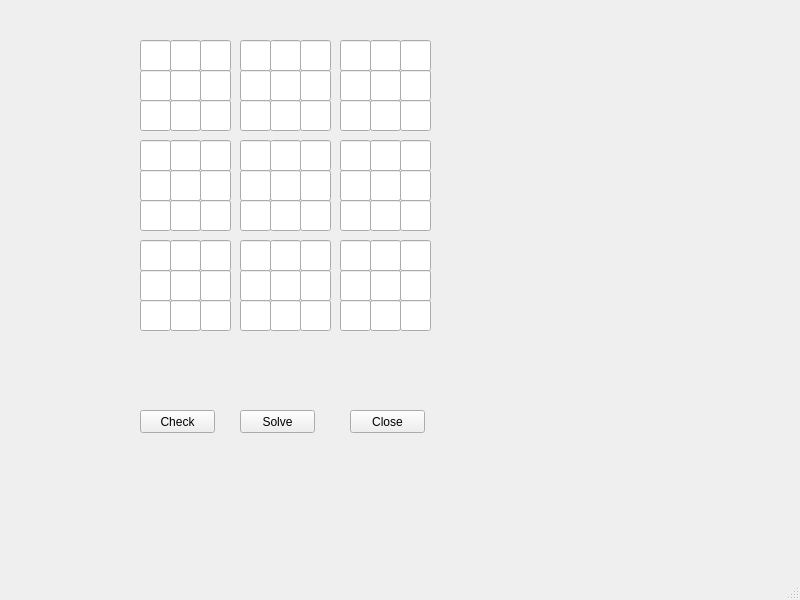
<?xml version="1.0" encoding="UTF-8"?>
<ui version="4.0">
 <class>MainWindow</class>
 <widget class="QMainWindow" name="MainWindow">
  <property name="geometry">
   <rect>
    <x>0</x>
    <y>0</y>
    <width>800</width>
    <height>600</height>
   </rect>
  </property>
  <property name="windowTitle">
   <string>MainWindow</string>
  </property>
  <widget class="QWidget" name="centralwidget">
   <widget class="QLineEdit" name="field_0_0">
    <property name="geometry">
     <rect>
      <x>140</x>
      <y>40</y>
      <width>31</width>
      <height>31</height>
     </rect>
    </property>
    <property name="autoFillBackground">
     <bool>false</bool>
    </property>
    <property name="inputMethodHints">
     <set>Qt::ImhNone</set>
    </property>
    <property name="alignment">
     <set>Qt::AlignCenter</set>
    </property>
   </widget>
   <widget class="QLineEdit" name="field_0_1">
    <property name="geometry">
     <rect>
      <x>170</x>
      <y>40</y>
      <width>31</width>
      <height>31</height>
     </rect>
    </property>
    <property name="alignment">
     <set>Qt::AlignCenter</set>
    </property>
   </widget>
   <widget class="QLineEdit" name="field_0_2">
    <property name="geometry">
     <rect>
      <x>200</x>
      <y>40</y>
      <width>31</width>
      <height>31</height>
     </rect>
    </property>
    <property name="alignment">
     <set>Qt::AlignCenter</set>
    </property>
   </widget>
   <widget class="QLineEdit" name="field_0_3">
    <property name="geometry">
     <rect>
      <x>240</x>
      <y>40</y>
      <width>31</width>
      <height>31</height>
     </rect>
    </property>
    <property name="alignment">
     <set>Qt::AlignCenter</set>
    </property>
   </widget>
   <widget class="QLineEdit" name="field_1_0">
    <property name="geometry">
     <rect>
      <x>140</x>
      <y>70</y>
      <width>31</width>
      <height>31</height>
     </rect>
    </property>
    <property name="alignment">
     <set>Qt::AlignCenter</set>
    </property>
   </widget>
   <widget class="QLineEdit" name="field_2_0">
    <property name="geometry">
     <rect>
      <x>140</x>
      <y>100</y>
      <width>31</width>
      <height>31</height>
     </rect>
    </property>
    <property name="alignment">
     <set>Qt::AlignCenter</set>
    </property>
   </widget>
   <widget class="QLineEdit" name="field_1_1">
    <property name="geometry">
     <rect>
      <x>170</x>
      <y>70</y>
      <width>31</width>
      <height>31</height>
     </rect>
    </property>
    <property name="alignment">
     <set>Qt::AlignCenter</set>
    </property>
   </widget>
   <widget class="QLineEdit" name="field_2_1">
    <property name="geometry">
     <rect>
      <x>170</x>
      <y>100</y>
      <width>31</width>
      <height>31</height>
     </rect>
    </property>
    <property name="alignment">
     <set>Qt::AlignCenter</set>
    </property>
   </widget>
   <widget class="QLineEdit" name="field_1_2">
    <property name="geometry">
     <rect>
      <x>200</x>
      <y>70</y>
      <width>31</width>
      <height>31</height>
     </rect>
    </property>
    <property name="alignment">
     <set>Qt::AlignCenter</set>
    </property>
   </widget>
   <widget class="QLineEdit" name="field_2_2">
    <property name="geometry">
     <rect>
      <x>200</x>
      <y>100</y>
      <width>31</width>
      <height>31</height>
     </rect>
    </property>
    <property name="alignment">
     <set>Qt::AlignCenter</set>
    </property>
   </widget>
   <widget class="QLineEdit" name="field_1_3">
    <property name="geometry">
     <rect>
      <x>240</x>
      <y>70</y>
      <width>31</width>
      <height>31</height>
     </rect>
    </property>
    <property name="alignment">
     <set>Qt::AlignCenter</set>
    </property>
   </widget>
   <widget class="QLineEdit" name="field_2_3">
    <property name="geometry">
     <rect>
      <x>240</x>
      <y>100</y>
      <width>31</width>
      <height>31</height>
     </rect>
    </property>
    <property name="alignment">
     <set>Qt::AlignCenter</set>
    </property>
   </widget>
   <widget class="QLineEdit" name="field_3_3">
    <property name="geometry">
     <rect>
      <x>240</x>
      <y>140</y>
      <width>31</width>
      <height>31</height>
     </rect>
    </property>
    <property name="alignment">
     <set>Qt::AlignCenter</set>
    </property>
   </widget>
   <widget class="QLineEdit" name="field_3_0">
    <property name="geometry">
     <rect>
      <x>140</x>
      <y>140</y>
      <width>31</width>
      <height>31</height>
     </rect>
    </property>
    <property name="alignment">
     <set>Qt::AlignCenter</set>
    </property>
   </widget>
   <widget class="QLineEdit" name="field_3_1">
    <property name="geometry">
     <rect>
      <x>170</x>
      <y>140</y>
      <width>31</width>
      <height>31</height>
     </rect>
    </property>
    <property name="alignment">
     <set>Qt::AlignCenter</set>
    </property>
   </widget>
   <widget class="QLineEdit" name="field_3_2">
    <property name="geometry">
     <rect>
      <x>200</x>
      <y>140</y>
      <width>31</width>
      <height>31</height>
     </rect>
    </property>
    <property name="alignment">
     <set>Qt::AlignCenter</set>
    </property>
   </widget>
   <widget class="QLineEdit" name="field_4_0">
    <property name="geometry">
     <rect>
      <x>140</x>
      <y>170</y>
      <width>31</width>
      <height>31</height>
     </rect>
    </property>
    <property name="alignment">
     <set>Qt::AlignCenter</set>
    </property>
   </widget>
   <widget class="QLineEdit" name="field_5_0">
    <property name="geometry">
     <rect>
      <x>140</x>
      <y>200</y>
      <width>31</width>
      <height>31</height>
     </rect>
    </property>
    <property name="alignment">
     <set>Qt::AlignCenter</set>
    </property>
   </widget>
   <widget class="QLineEdit" name="field_6_0">
    <property name="geometry">
     <rect>
      <x>140</x>
      <y>240</y>
      <width>31</width>
      <height>31</height>
     </rect>
    </property>
    <property name="alignment">
     <set>Qt::AlignCenter</set>
    </property>
   </widget>
   <widget class="QLineEdit" name="field_7_0">
    <property name="geometry">
     <rect>
      <x>140</x>
      <y>270</y>
      <width>31</width>
      <height>31</height>
     </rect>
    </property>
    <property name="alignment">
     <set>Qt::AlignCenter</set>
    </property>
   </widget>
   <widget class="QLineEdit" name="field_8_0">
    <property name="geometry">
     <rect>
      <x>140</x>
      <y>300</y>
      <width>31</width>
      <height>31</height>
     </rect>
    </property>
    <property name="alignment">
     <set>Qt::AlignCenter</set>
    </property>
   </widget>
   <widget class="QLineEdit" name="field_4_1">
    <property name="geometry">
     <rect>
      <x>170</x>
      <y>170</y>
      <width>31</width>
      <height>31</height>
     </rect>
    </property>
    <property name="alignment">
     <set>Qt::AlignCenter</set>
    </property>
   </widget>
   <widget class="QLineEdit" name="field_5_1">
    <property name="geometry">
     <rect>
      <x>170</x>
      <y>200</y>
      <width>31</width>
      <height>31</height>
     </rect>
    </property>
    <property name="alignment">
     <set>Qt::AlignCenter</set>
    </property>
   </widget>
   <widget class="QLineEdit" name="field_6_1">
    <property name="geometry">
     <rect>
      <x>170</x>
      <y>240</y>
      <width>31</width>
      <height>31</height>
     </rect>
    </property>
    <property name="alignment">
     <set>Qt::AlignCenter</set>
    </property>
   </widget>
   <widget class="QLineEdit" name="field_7_1">
    <property name="geometry">
     <rect>
      <x>170</x>
      <y>270</y>
      <width>31</width>
      <height>31</height>
     </rect>
    </property>
    <property name="alignment">
     <set>Qt::AlignCenter</set>
    </property>
   </widget>
   <widget class="QLineEdit" name="field_8_1">
    <property name="geometry">
     <rect>
      <x>170</x>
      <y>300</y>
      <width>31</width>
      <height>31</height>
     </rect>
    </property>
    <property name="alignment">
     <set>Qt::AlignCenter</set>
    </property>
   </widget>
   <widget class="QLineEdit" name="field_4_2">
    <property name="geometry">
     <rect>
      <x>200</x>
      <y>170</y>
      <width>31</width>
      <height>31</height>
     </rect>
    </property>
    <property name="alignment">
     <set>Qt::AlignCenter</set>
    </property>
   </widget>
   <widget class="QLineEdit" name="field_5_2">
    <property name="geometry">
     <rect>
      <x>200</x>
      <y>200</y>
      <width>31</width>
      <height>31</height>
     </rect>
    </property>
    <property name="alignment">
     <set>Qt::AlignCenter</set>
    </property>
   </widget>
   <widget class="QLineEdit" name="field_6_2">
    <property name="geometry">
     <rect>
      <x>200</x>
      <y>240</y>
      <width>31</width>
      <height>31</height>
     </rect>
    </property>
    <property name="alignment">
     <set>Qt::AlignCenter</set>
    </property>
   </widget>
   <widget class="QLineEdit" name="field_7_2">
    <property name="geometry">
     <rect>
      <x>200</x>
      <y>270</y>
      <width>31</width>
      <height>31</height>
     </rect>
    </property>
    <property name="alignment">
     <set>Qt::AlignCenter</set>
    </property>
   </widget>
   <widget class="QLineEdit" name="field_8_2">
    <property name="geometry">
     <rect>
      <x>200</x>
      <y>300</y>
      <width>31</width>
      <height>31</height>
     </rect>
    </property>
    <property name="alignment">
     <set>Qt::AlignCenter</set>
    </property>
   </widget>
   <widget class="QLineEdit" name="field_4_3">
    <property name="geometry">
     <rect>
      <x>240</x>
      <y>170</y>
      <width>31</width>
      <height>31</height>
     </rect>
    </property>
    <property name="alignment">
     <set>Qt::AlignCenter</set>
    </property>
   </widget>
   <widget class="QLineEdit" name="field_5_3">
    <property name="geometry">
     <rect>
      <x>240</x>
      <y>200</y>
      <width>31</width>
      <height>31</height>
     </rect>
    </property>
    <property name="alignment">
     <set>Qt::AlignCenter</set>
    </property>
   </widget>
   <widget class="QLineEdit" name="field_6_3">
    <property name="geometry">
     <rect>
      <x>240</x>
      <y>240</y>
      <width>31</width>
      <height>31</height>
     </rect>
    </property>
    <property name="alignment">
     <set>Qt::AlignCenter</set>
    </property>
   </widget>
   <widget class="QLineEdit" name="field_7_3">
    <property name="geometry">
     <rect>
      <x>240</x>
      <y>270</y>
      <width>31</width>
      <height>31</height>
     </rect>
    </property>
    <property name="alignment">
     <set>Qt::AlignCenter</set>
    </property>
   </widget>
   <widget class="QLineEdit" name="field_8_3">
    <property name="geometry">
     <rect>
      <x>240</x>
      <y>300</y>
      <width>31</width>
      <height>31</height>
     </rect>
    </property>
    <property name="alignment">
     <set>Qt::AlignCenter</set>
    </property>
   </widget>
   <widget class="QLineEdit" name="field_0_4">
    <property name="geometry">
     <rect>
      <x>270</x>
      <y>40</y>
      <width>31</width>
      <height>31</height>
     </rect>
    </property>
    <property name="alignment">
     <set>Qt::AlignCenter</set>
    </property>
   </widget>
   <widget class="QLineEdit" name="field_1_4">
    <property name="geometry">
     <rect>
      <x>270</x>
      <y>70</y>
      <width>31</width>
      <height>31</height>
     </rect>
    </property>
    <property name="alignment">
     <set>Qt::AlignCenter</set>
    </property>
   </widget>
   <widget class="QLineEdit" name="field_2_4">
    <property name="geometry">
     <rect>
      <x>270</x>
      <y>100</y>
      <width>31</width>
      <height>31</height>
     </rect>
    </property>
    <property name="alignment">
     <set>Qt::AlignCenter</set>
    </property>
   </widget>
   <widget class="QLineEdit" name="field_3_4">
    <property name="geometry">
     <rect>
      <x>270</x>
      <y>140</y>
      <width>31</width>
      <height>31</height>
     </rect>
    </property>
    <property name="alignment">
     <set>Qt::AlignCenter</set>
    </property>
   </widget>
   <widget class="QLineEdit" name="field_4_4">
    <property name="geometry">
     <rect>
      <x>270</x>
      <y>170</y>
      <width>31</width>
      <height>31</height>
     </rect>
    </property>
    <property name="alignment">
     <set>Qt::AlignCenter</set>
    </property>
   </widget>
   <widget class="QLineEdit" name="field_5_4">
    <property name="geometry">
     <rect>
      <x>270</x>
      <y>200</y>
      <width>31</width>
      <height>31</height>
     </rect>
    </property>
    <property name="alignment">
     <set>Qt::AlignCenter</set>
    </property>
   </widget>
   <widget class="QLineEdit" name="field_6_4">
    <property name="geometry">
     <rect>
      <x>270</x>
      <y>240</y>
      <width>31</width>
      <height>31</height>
     </rect>
    </property>
    <property name="alignment">
     <set>Qt::AlignCenter</set>
    </property>
   </widget>
   <widget class="QLineEdit" name="field_7_4">
    <property name="geometry">
     <rect>
      <x>270</x>
      <y>270</y>
      <width>31</width>
      <height>31</height>
     </rect>
    </property>
    <property name="alignment">
     <set>Qt::AlignCenter</set>
    </property>
   </widget>
   <widget class="QLineEdit" name="field_8_4">
    <property name="geometry">
     <rect>
      <x>270</x>
      <y>300</y>
      <width>31</width>
      <height>31</height>
     </rect>
    </property>
    <property name="alignment">
     <set>Qt::AlignCenter</set>
    </property>
   </widget>
   <widget class="QLineEdit" name="field_0_5">
    <property name="geometry">
     <rect>
      <x>300</x>
      <y>40</y>
      <width>31</width>
      <height>31</height>
     </rect>
    </property>
    <property name="alignment">
     <set>Qt::AlignCenter</set>
    </property>
   </widget>
   <widget class="QLineEdit" name="field_1_5">
    <property name="geometry">
     <rect>
      <x>300</x>
      <y>70</y>
      <width>31</width>
      <height>31</height>
     </rect>
    </property>
    <property name="alignment">
     <set>Qt::AlignCenter</set>
    </property>
   </widget>
   <widget class="QLineEdit" name="field_2_5">
    <property name="geometry">
     <rect>
      <x>300</x>
      <y>100</y>
      <width>31</width>
      <height>31</height>
     </rect>
    </property>
    <property name="alignment">
     <set>Qt::AlignCenter</set>
    </property>
   </widget>
   <widget class="QLineEdit" name="field_3_5">
    <property name="geometry">
     <rect>
      <x>300</x>
      <y>140</y>
      <width>31</width>
      <height>31</height>
     </rect>
    </property>
    <property name="alignment">
     <set>Qt::AlignCenter</set>
    </property>
   </widget>
   <widget class="QLineEdit" name="field_4_5">
    <property name="geometry">
     <rect>
      <x>300</x>
      <y>170</y>
      <width>31</width>
      <height>31</height>
     </rect>
    </property>
    <property name="alignment">
     <set>Qt::AlignCenter</set>
    </property>
   </widget>
   <widget class="QLineEdit" name="field_5_5">
    <property name="geometry">
     <rect>
      <x>300</x>
      <y>200</y>
      <width>31</width>
      <height>31</height>
     </rect>
    </property>
    <property name="alignment">
     <set>Qt::AlignCenter</set>
    </property>
   </widget>
   <widget class="QLineEdit" name="field_6_5">
    <property name="geometry">
     <rect>
      <x>300</x>
      <y>240</y>
      <width>31</width>
      <height>31</height>
     </rect>
    </property>
    <property name="alignment">
     <set>Qt::AlignCenter</set>
    </property>
   </widget>
   <widget class="QLineEdit" name="field_7_5">
    <property name="geometry">
     <rect>
      <x>300</x>
      <y>270</y>
      <width>31</width>
      <height>31</height>
     </rect>
    </property>
    <property name="alignment">
     <set>Qt::AlignCenter</set>
    </property>
   </widget>
   <widget class="QLineEdit" name="field_8_5">
    <property name="geometry">
     <rect>
      <x>300</x>
      <y>300</y>
      <width>31</width>
      <height>31</height>
     </rect>
    </property>
    <property name="alignment">
     <set>Qt::AlignCenter</set>
    </property>
   </widget>
   <widget class="QLineEdit" name="field_0_6">
    <property name="geometry">
     <rect>
      <x>340</x>
      <y>40</y>
      <width>31</width>
      <height>31</height>
     </rect>
    </property>
    <property name="alignment">
     <set>Qt::AlignCenter</set>
    </property>
   </widget>
   <widget class="QLineEdit" name="field_1_6">
    <property name="geometry">
     <rect>
      <x>340</x>
      <y>70</y>
      <width>31</width>
      <height>31</height>
     </rect>
    </property>
    <property name="alignment">
     <set>Qt::AlignCenter</set>
    </property>
   </widget>
   <widget class="QLineEdit" name="field_2_6">
    <property name="geometry">
     <rect>
      <x>340</x>
      <y>100</y>
      <width>31</width>
      <height>31</height>
     </rect>
    </property>
    <property name="alignment">
     <set>Qt::AlignCenter</set>
    </property>
   </widget>
   <widget class="QLineEdit" name="field_3_6">
    <property name="geometry">
     <rect>
      <x>340</x>
      <y>140</y>
      <width>31</width>
      <height>31</height>
     </rect>
    </property>
    <property name="alignment">
     <set>Qt::AlignCenter</set>
    </property>
   </widget>
   <widget class="QLineEdit" name="field_4_6">
    <property name="geometry">
     <rect>
      <x>340</x>
      <y>170</y>
      <width>31</width>
      <height>31</height>
     </rect>
    </property>
    <property name="alignment">
     <set>Qt::AlignCenter</set>
    </property>
   </widget>
   <widget class="QLineEdit" name="field_5_6">
    <property name="geometry">
     <rect>
      <x>340</x>
      <y>200</y>
      <width>31</width>
      <height>31</height>
     </rect>
    </property>
    <property name="alignment">
     <set>Qt::AlignCenter</set>
    </property>
   </widget>
   <widget class="QLineEdit" name="field_6_6">
    <property name="geometry">
     <rect>
      <x>340</x>
      <y>240</y>
      <width>31</width>
      <height>31</height>
     </rect>
    </property>
    <property name="alignment">
     <set>Qt::AlignCenter</set>
    </property>
   </widget>
   <widget class="QLineEdit" name="field_7_6">
    <property name="geometry">
     <rect>
      <x>340</x>
      <y>270</y>
      <width>31</width>
      <height>31</height>
     </rect>
    </property>
    <property name="alignment">
     <set>Qt::AlignCenter</set>
    </property>
   </widget>
   <widget class="QLineEdit" name="field_8_6">
    <property name="geometry">
     <rect>
      <x>340</x>
      <y>300</y>
      <width>31</width>
      <height>31</height>
     </rect>
    </property>
    <property name="alignment">
     <set>Qt::AlignCenter</set>
    </property>
   </widget>
   <widget class="QLineEdit" name="field_0_7">
    <property name="geometry">
     <rect>
      <x>370</x>
      <y>40</y>
      <width>31</width>
      <height>31</height>
     </rect>
    </property>
    <property name="alignment">
     <set>Qt::AlignCenter</set>
    </property>
   </widget>
   <widget class="QLineEdit" name="field_1_7">
    <property name="geometry">
     <rect>
      <x>370</x>
      <y>70</y>
      <width>31</width>
      <height>31</height>
     </rect>
    </property>
    <property name="alignment">
     <set>Qt::AlignCenter</set>
    </property>
   </widget>
   <widget class="QLineEdit" name="field_2_7">
    <property name="geometry">
     <rect>
      <x>370</x>
      <y>100</y>
      <width>31</width>
      <height>31</height>
     </rect>
    </property>
    <property name="alignment">
     <set>Qt::AlignCenter</set>
    </property>
   </widget>
   <widget class="QLineEdit" name="field_3_7">
    <property name="geometry">
     <rect>
      <x>370</x>
      <y>140</y>
      <width>31</width>
      <height>31</height>
     </rect>
    </property>
    <property name="alignment">
     <set>Qt::AlignCenter</set>
    </property>
   </widget>
   <widget class="QLineEdit" name="field_4_7">
    <property name="geometry">
     <rect>
      <x>370</x>
      <y>170</y>
      <width>31</width>
      <height>31</height>
     </rect>
    </property>
    <property name="alignment">
     <set>Qt::AlignCenter</set>
    </property>
   </widget>
   <widget class="QLineEdit" name="field_5_7">
    <property name="geometry">
     <rect>
      <x>370</x>
      <y>200</y>
      <width>31</width>
      <height>31</height>
     </rect>
    </property>
    <property name="alignment">
     <set>Qt::AlignCenter</set>
    </property>
   </widget>
   <widget class="QLineEdit" name="field_6_7">
    <property name="geometry">
     <rect>
      <x>370</x>
      <y>240</y>
      <width>31</width>
      <height>31</height>
     </rect>
    </property>
    <property name="alignment">
     <set>Qt::AlignCenter</set>
    </property>
   </widget>
   <widget class="QLineEdit" name="field_7_7">
    <property name="geometry">
     <rect>
      <x>370</x>
      <y>270</y>
      <width>31</width>
      <height>31</height>
     </rect>
    </property>
    <property name="alignment">
     <set>Qt::AlignCenter</set>
    </property>
   </widget>
   <widget class="QLineEdit" name="field_8_7">
    <property name="geometry">
     <rect>
      <x>370</x>
      <y>300</y>
      <width>31</width>
      <height>31</height>
     </rect>
    </property>
    <property name="alignment">
     <set>Qt::AlignCenter</set>
    </property>
   </widget>
   <widget class="QLineEdit" name="field_0_8">
    <property name="geometry">
     <rect>
      <x>400</x>
      <y>40</y>
      <width>31</width>
      <height>31</height>
     </rect>
    </property>
    <property name="alignment">
     <set>Qt::AlignCenter</set>
    </property>
   </widget>
   <widget class="QLineEdit" name="field_1_8">
    <property name="geometry">
     <rect>
      <x>400</x>
      <y>70</y>
      <width>31</width>
      <height>31</height>
     </rect>
    </property>
    <property name="alignment">
     <set>Qt::AlignCenter</set>
    </property>
   </widget>
   <widget class="QLineEdit" name="field_2_8">
    <property name="geometry">
     <rect>
      <x>400</x>
      <y>100</y>
      <width>31</width>
      <height>31</height>
     </rect>
    </property>
    <property name="alignment">
     <set>Qt::AlignCenter</set>
    </property>
   </widget>
   <widget class="QLineEdit" name="field_3_8">
    <property name="geometry">
     <rect>
      <x>400</x>
      <y>140</y>
      <width>31</width>
      <height>31</height>
     </rect>
    </property>
    <property name="alignment">
     <set>Qt::AlignCenter</set>
    </property>
   </widget>
   <widget class="QLineEdit" name="field_4_8">
    <property name="geometry">
     <rect>
      <x>400</x>
      <y>170</y>
      <width>31</width>
      <height>31</height>
     </rect>
    </property>
    <property name="alignment">
     <set>Qt::AlignCenter</set>
    </property>
   </widget>
   <widget class="QLineEdit" name="field_5_8">
    <property name="geometry">
     <rect>
      <x>400</x>
      <y>200</y>
      <width>31</width>
      <height>31</height>
     </rect>
    </property>
    <property name="alignment">
     <set>Qt::AlignCenter</set>
    </property>
   </widget>
   <widget class="QLineEdit" name="field_6_8">
    <property name="geometry">
     <rect>
      <x>400</x>
      <y>240</y>
      <width>31</width>
      <height>31</height>
     </rect>
    </property>
    <property name="alignment">
     <set>Qt::AlignCenter</set>
    </property>
   </widget>
   <widget class="QLineEdit" name="field_7_8">
    <property name="geometry">
     <rect>
      <x>400</x>
      <y>270</y>
      <width>31</width>
      <height>31</height>
     </rect>
    </property>
    <property name="alignment">
     <set>Qt::AlignCenter</set>
    </property>
   </widget>
   <widget class="QLineEdit" name="field_8_8">
    <property name="geometry">
     <rect>
      <x>400</x>
      <y>300</y>
      <width>31</width>
      <height>31</height>
     </rect>
    </property>
    <property name="alignment">
     <set>Qt::AlignCenter</set>
    </property>
   </widget>
   <widget class="QPushButton" name="closebtn">
    <property name="geometry">
     <rect>
      <x>350</x>
      <y>410</y>
      <width>75</width>
      <height>23</height>
     </rect>
    </property>
    <property name="text">
     <string>Close</string>
    </property>
   </widget>
   <widget class="QPushButton" name="solve">
    <property name="geometry">
     <rect>
      <x>240</x>
      <y>410</y>
      <width>75</width>
      <height>23</height>
     </rect>
    </property>
    <property name="text">
     <string>Solve</string>
    </property>
   </widget>
   <widget class="QPushButton" name="check">
    <property name="geometry">
     <rect>
      <x>140</x>
      <y>410</y>
      <width>75</width>
      <height>23</height>
     </rect>
    </property>
    <property name="text">
     <string>Check</string>
    </property>
   </widget>
  </widget>
  <widget class="QMenuBar" name="menubar">
   <property name="geometry">
    <rect>
     <x>0</x>
     <y>0</y>
     <width>800</width>
     <height>21</height>
    </rect>
   </property>
  </widget>
  <widget class="QStatusBar" name="statusbar"/>
 </widget>
 <resources/>
 <connections/>
</ui>
